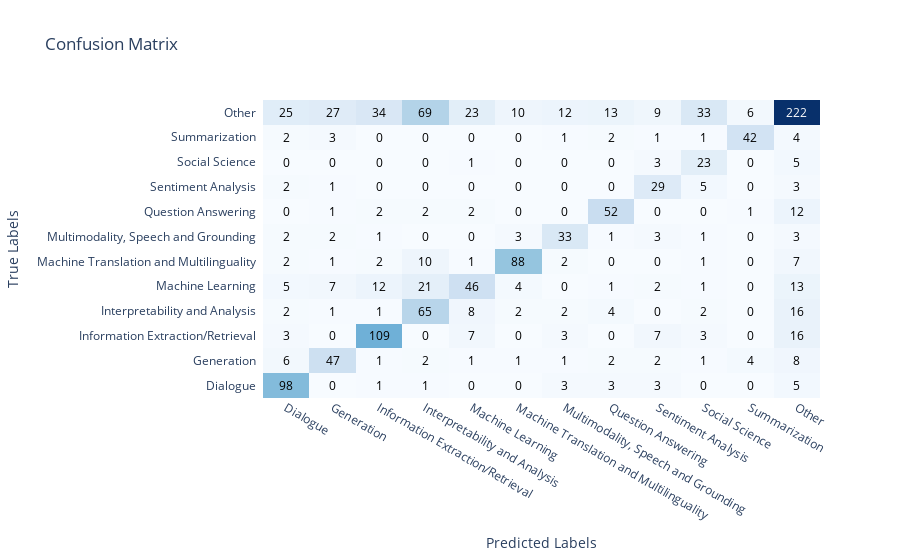

Write notebook code for a chart like this one.
### Code cell
import plotly.express as px
import plotly.figure_factory as ff
import numpy as np
from sklearn.metrics import confusion_matrix, f1_score

cm = confusion_matrix(y_true, y_pred)
labels = list(label_encoder.inverse_transform(list(range(OUTPUT_SIZE))))

other_label = 'Other'
sorted_labels = sorted([label for label in labels if label != other_label])
sorted_labels.append(other_label)

label_to_sorted_index = {label: index for index, label in enumerate(sorted_labels)}
sorted_cm = np.zeros_like(cm)

for i, label1 in enumerate(labels):
    for j, label2 in enumerate(labels):
        sorted_i = label_to_sorted_index[label1]
        sorted_j = label_to_sorted_index[label2]
        sorted_cm[sorted_i, sorted_j] = cm[i, j]

fig = ff.create_annotated_heatmap(
    z=sorted_cm, 
    x=sorted_labels, 
    y=sorted_labels, 
    colorscale='Blues'
)

fig.update_layout(
    title='Confusion Matrix',
    xaxis=dict(title='Predicted Labels', side='bottom'),
    yaxis=dict(title='True Labels'),
    height=700
)

fig.show()

score_macro = f1_score(y_true, y_pred, average='macro')
print("F1 Macro Score:", score_macro)
score_micro = f1_score(y_true, y_pred, average='micro')
print("F1 Micro Score:", score_micro)

### Figure 1 — Plotly figure (JSON) as saved in the notebook; plotly's stock layout.template omitted (floating-point values rounded to 4 significant figures; data arrays with more than 128 entries replaced by an {"elided": "..."} marker saying what was removed)
{"data": [{"colorscale": [[0, "rgb(247,251,255)"], [0.125, "rgb(222,235,247)"], [0.25, "rgb(198,219,239)"], [0.375, "rgb(158,202,225)"], [0.5, "rgb(107,174,214)"], [0.625, "rgb(66,146,198)"], [0.75, "rgb(33,113,181)"], [0.875, "rgb(8,81,156)"], [1, "rgb(8,48,107)"]], "reversescale": false, "showscale": false, "type": "heatmap", "x": ["Dialogue", "Generation", "Information Extraction/Retrieval", "Interpretability and Analysis", "Machine Learning", "Machine Translation and Multilinguality", "Multimodality, Speech and Grounding", "Question Answering", "Sentiment Analysis", "Social Science", "Summarization", "Other"], "y": ["Dialogue", "Generation", "Information Extraction/Retrieval", "Interpretability and Analysis", "Machine Learning", "Machine Translation and Multilinguality", "Multimodality, Speech and Grounding", "Question Answering", "Sentiment Analysis", "Social Science", "Summarization", "Other"], "z": {"elided": "12x12 int values"}}], "layout": {"annotations": [{"font": {"color": "#000000"}, "showarrow": false, "text": "98", "x": "Dialogue", "xref": "x", "y": "Dialogue", "yref": "y"}, {"font": {"color": "#000000"}, "showarrow": false, "text": "0", "x": "Generation", "xref": "x", "y": "Dialogue", "yref": "y"}, {"font": {"color": "#000000"}, "showarrow": false, "text": "1", "x": "Information Extraction/Retrieval", "xref": "x", "y": "Dialogue", "yref": "y"}, {"font": {"color": "#000000"}, "showarrow": false, "text": "1", "x": "Interpretability and Analysis", "xref": "x", "y": "Dialogue", "yref": "y"}, {"font": {"color": "#000000"}, "showarrow": false, "text": "0", "x": "Machine Learning", "xref": "x", "y": "Dialogue", "yref": "y"}, {"font": {"color": "#000000"}, "showarrow": false, "text": "0", "x": "Machine Translation and Multilinguality", "xref": "x", "y": "Dialogue", "yref": "y"}, {"font": {"color": "#000000"}, "showarrow": false, "text": "3", "x": "Multimodality, Speech and Grounding", "xref": "x", "y": "Dialogue", "yref": "y"}, {"font": {"color": "#000000"}, "showarrow": false, "text": "3", "x": "Question Answering", "xref": "x", "y": "Dialogue", "yref": "y"}, {"font": {"color": "#000000"}, "showarrow": false, "text": "3", "x": "Sentiment Analysis", "xref": "x", "y": "Dialogue", "yref": "y"}, {"font": {"color": "#000000"}, "showarrow": false, "text": "0", "x": "Social Science", "xref": "x", "y": "Dialogue", "yref": "y"}, {"font": {"color": "#000000"}, "showarrow": false, "text": "0", "x": "Summarization", "xref": "x", "y": "Dialogue", "yref": "y"}, {"font": {"color": "#000000"}, "showarrow": false, "text": "5", "x": "Other", "xref": "x", "y": "Dialogue", "yref": "y"}, {"font": {"color": "#000000"}, "showarrow": false, "text": "6", "x": "Dialogue", "xref": "x", "y": "Generation", "yref": "y"}, {"font": {"color": "#000000"}, "showarrow": false, "text": "47", "x": "Generation", "xref": "x", "y": "Generation", "yref": "y"}, {"font": {"color": "#000000"}, "showarrow": false, "text": "1", "x": "Information Extraction/Retrieval", "xref": "x", "y": "Generation", "yref": "y"}, {"font": {"color": "#000000"}, "showarrow": false, "text": "2", "x": "Interpretability and Analysis", "xref": "x", "y": "Generation", "yref": "y"}, {"font": {"color": "#000000"}, "showarrow": false, "text": "1", "x": "Machine Learning", "xref": "x", "y": "Generation", "yref": "y"}, {"font": {"color": "#000000"}, "showarrow": false, "text": "1", "x": "Machine Translation and Multilinguality", "xref": "x", "y": "Generation", "yref": "y"}, {"font": {"color": "#000000"}, "showarrow": false, "text": "1", "x": "Multimodality, Speech and Grounding", "xref": "x", "y": "Generation", "yref": "y"}, {"font": {"color": "#000000"}, "showarrow": false, "text": "2", "x": "Question Answering", "xref": "x", "y": "Generation", "yref": "y"}, {"font": {"color": "#000000"}, "showarrow": false, "text": "2", "x": "Sentiment Analysis", "xref": "x", "y": "Generation", "yref": "y"}, {"font": {"color": "#000000"}, "showarrow": false, "text": "1", "x": "Social Science", "xref": "x", "y": "Generation", "yref": "y"}, {"font": {"color": "#000000"}, "showarrow": false, "text": "4", "x": "Summarization", "xref": "x", "y": "Generation", "yref": "y"}, {"font": {"color": "#000000"}, "showarrow": false, "text": "8", "x": "Other", "xref": "x", "y": "Generation", "yref": "y"}, {"font": {"color": "#000000"}, "showarrow": false, "text": "3", "x": "Dialogue", "xref": "x", "y": "Information Extraction/Retrieval", "yref": "y"}, {"font": {"color": "#000000"}, "showarrow": false, "text": "0", "x": "Generation", "xref": "x", "y": "Information Extraction/Retrieval", "yref": "y"}, {"font": {"color": "#000000"}, "showarrow": false, "text": "109", "x": "Information Extraction/Retrieval", "xref": "x", "y": "Information Extraction/Retrieval", "yref": "y"}, {"font": {"color": "#000000"}, "showarrow": false, "text": "0", "x": "Interpretability and Analysis", "xref": "x", "y": "Information Extraction/Retrieval", "yref": "y"}, {"font": {"color": "#000000"}, "showarrow": false, "text": "7", "x": "Machine Learning", "xref": "x", "y": "Information Extraction/Retrieval", "yref": "y"}, {"font": {"color": "#000000"}, "showarrow": false, "text": "0", "x": "Machine Translation and Multilinguality", "xref": "x", "y": "Information Extraction/Retrieval", "yref": "y"}, {"font": {"color": "#000000"}, "showarrow": false, "text": "3", "x": "Multimodality, Speech and Grounding", "xref": "x", "y": "Information Extraction/Retrieval", "yref": "y"}, {"font": {"color": "#000000"}, "showarrow": false, "text": "0", "x": "Question Answering", "xref": "x", "y": "Information Extraction/Retrieval", "yref": "y"}, {"font": {"color": "#000000"}, "showarrow": false, "text": "7", "x": "Sentiment Analysis", "xref": "x", "y": "Information Extraction/Retrieval", "yref": "y"}, {"font": {"color": "#000000"}, "showarrow": false, "text": "3", "x": "Social Science", "xref": "x", "y": "Information Extraction/Retrieval", "yref": "y"}, {"font": {"color": "#000000"}, "showarrow": false, "text": "0", "x": "Summarization", "xref": "x", "y": "Information Extraction/Retrieval", "yref": "y"}, {"font": {"color": "#000000"}, "showarrow": false, "text": "16", "x": "Other", "xref": "x", "y": "Information Extraction/Retrieval", "yref": "y"}, {"font": {"color": "#000000"}, "showarrow": false, "text": "2", "x": "Dialogue", "xref": "x", "y": "Interpretability and Analysis", "yref": "y"}, {"font": {"color": "#000000"}, "showarrow": false, "text": "1", "x": "Generation", "xref": "x", "y": "Interpretability and Analysis", "yref": "y"}, {"font": {"color": "#000000"}, "showarrow": false, "text": "1", "x": "Information Extraction/Retrieval", "xref": "x", "y": "Interpretability and Analysis", "yref": "y"}, {"font": {"color": "#000000"}, "showarrow": false, "text": "65", "x": "Interpretability and Analysis", "xref": "x", "y": "Interpretability and Analysis", "yref": "y"}, {"font": {"color": "#000000"}, "showarrow": false, "text": "8", "x": "Machine Learning", "xref": "x", "y": "Interpretability and Analysis", "yref": "y"}, {"font": {"color": "#000000"}, "showarrow": false, "text": "2", "x": "Machine Translation and Multilinguality", "xref": "x", "y": "Interpretability and Analysis", "yref": "y"}, {"font": {"color": "#000000"}, "showarrow": false, "text": "2", "x": "Multimodality, Speech and Grounding", "xref": "x", "y": "Interpretability and Analysis", "yref": "y"}, {"font": {"color": "#000000"}, "showarrow": false, "text": "4", "x": "Question Answering", "xref": "x", "y": "Interpretability and Analysis", "yref": "y"}, {"font": {"color": "#000000"}, "showarrow": false, "text": "0", "x": "Sentiment Analysis", "xref": "x", "y": "Interpretability and Analysis", "yref": "y"}, {"font": {"color": "#000000"}, "showarrow": false, "text": "2", "x": "Social Science", "xref": "x", "y": "Interpretability and Analysis", "yref": "y"}, {"font": {"color": "#000000"}, "showarrow": false, "text": "0", "x": "Summarization", "xref": "x", "y": "Interpretability and Analysis", "yref": "y"}, {"font": {"color": "#000000"}, "showarrow": false, "text": "16", "x": "Other", "xref": "x", "y": "Interpretability and Analysis", "yref": "y"}, {"font": {"color": "#000000"}, "showarrow": false, "text": "5", "x": "Dialogue", "xref": "x", "y": "Machine Learning", "yref": "y"}, {"font": {"color": "#000000"}, "showarrow": false, "text": "7", "x": "Generation", "xref": "x", "y": "Machine Learning", "yref": "y"}, {"font": {"color": "#000000"}, "showarrow": false, "text": "12", "x": "Information Extraction/Retrieval", "xref": "x", "y": "Machine Learning", "yref": "y"}, {"font": {"color": "#000000"}, "showarrow": false, "text": "21", "x": "Interpretability and Analysis", "xref": "x", "y": "Machine Learning", "yref": "y"}, {"font": {"color": "#000000"}, "showarrow": false, "text": "46", "x": "Machine Learning", "xref": "x", "y": "Machine Learning", "yref": "y"}, {"font": {"color": "#000000"}, "showarrow": false, "text": "4", "x": "Machine Translation and Multilinguality", "xref": "x", "y": "Machine Learning", "yref": "y"}, {"font": {"color": "#000000"}, "showarrow": false, "text": "0", "x": "Multimodality, Speech and Grounding", "xref": "x", "y": "Machine Learning", "yref": "y"}, {"font": {"color": "#000000"}, "showarrow": false, "text": "1", "x": "Question Answering", "xref": "x", "y": "Machine Learning", "yref": "y"}, {"font": {"color": "#000000"}, "showarrow": false, "text": "2", "x": "Sentiment Analysis", "xref": "x", "y": "Machine Learning", "yref": "y"}, {"font": {"color": "#000000"}, "showarrow": false, "text": "1", "x": "Social Science", "xref": "x", "y": "Machine Learning", "yref": "y"}, {"font": {"color": "#000000"}, "showarrow": false, "text": "0", "x": "Summarization", "xref": "x", "y": "Machine Learning", "yref": "y"}, {"font": {"color": "#000000"}, "showarrow": false, "text": "13", "x": "Other", "xref": "x", "y": "Machine Learning", "yref": "y"}, {"font": {"color": "#000000"}, "showarrow": false, "text": "2", "x": "Dialogue", "xref": "x", "y": "Machine Translation and Multilinguality", "yref": "y"}, {"font": {"color": "#000000"}, "showarrow": false, "text": "1", "x": "Generation", "xref": "x", "y": "Machine Translation and Multilinguality", "yref": "y"}, {"font": {"color": "#000000"}, "showarrow": false, "text": "2", "x": "Information Extraction/Retrieval", "xref": "x", "y": "Machine Translation and Multilinguality", "yref": "y"}, {"font": {"color": "#000000"}, "showarrow": false, "text": "10", "x": "Interpretability and Analysis", "xref": "x", "y": "Machine Translation and Multilinguality", "yref": "y"}, {"font": {"color": "#000000"}, "showarrow": false, "text": "1", "x": "Machine Learning", "xref": "x", "y": "Machine Translation and Multilinguality", "yref": "y"}, {"font": {"color": "#000000"}, "showarrow": false, "text": "88", "x": "Machine Translation and Multilinguality", "xref": "x", "y": "Machine Translation and Multilinguality", "yref": "y"}, {"font": {"color": "#000000"}, "showarrow": false, "text": "2", "x": "Multimodality, Speech and Grounding", "xref": "x", "y": "Machine Translation and Multilinguality", "yref": "y"}, {"font": {"color": "#000000"}, "showarrow": false, "text": "0", "x": "Question Answering", "xref": "x", "y": "Machine Translation and Multilinguality", "yref": "y"}, {"font": {"color": "#000000"}, "showarrow": false, "text": "0", "x": "Sentiment Analysis", "xref": "x", "y": "Machine Translation and Multilinguality", "yref": "y"}, {"font": {"color": "#000000"}, "showarrow": false, "text": "1", "x": "Social Science", "xref": "x", "y": "Machine Translation and Multilinguality", "yref": "y"}, {"font": {"color": "#000000"}, "showarrow": false, "text": "0", "x": "Summarization", "xref": "x", "y": "Machine Translation and Multilinguality", "yref": "y"}, {"font": {"color": "#000000"}, "showarrow": false, "text": "7", "x": "Other", "xref": "x", "y": "Machine Translation and Multilinguality", "yref": "y"}, {"font": {"color": "#000000"}, "showarrow": false, "text": "2", "x": "Dialogue", "xref": "x", "y": "Multimodality, Speech and Grounding", "yref": "y"}, {"font": {"color": "#000000"}, "showarrow": false, "text": "2", "x": "Generation", "xref": "x", "y": "Multimodality, Speech and Grounding", "yref": "y"}, {"font": {"color": "#000000"}, "showarrow": false, "text": "1", "x": "Information Extraction/Retrieval", "xref": "x", "y": "Multimodality, Speech and Grounding", "yref": "y"}, {"font": {"color": "#000000"}, "showarrow": false, "text": "0", "x": "Interpretability and Analysis", "xref": "x", "y": "Multimodality, Speech and Grounding", "yref": "y"}, {"font": {"color": "#000000"}, "showarrow": false, "text": "0", "x": "Machine Learning", "xref": "x", "y": "Multimodality, Speech and Grounding", "yref": "y"}, {"font": {"color": "#000000"}, "showarrow": false, "text": "3", "x": "Machine Translation and Multilinguality", "xref": "x", "y": "Multimodality, Speech and Grounding", "yref": "y"}, {"font": {"color": "#000000"}, "showarrow": false, "text": "33", "x": "Multimodality, Speech and Grounding", "xref": "x", "y": "Multimodality, Speech and Grounding", "yref": "y"}, {"font": {"color": "#000000"}, "showarrow": false, "text": "1", "x": "Question Answering", "xref": "x", "y": "Multimodality, Speech and Grounding", "yref": "y"}, {"font": {"color": "#000000"}, "showarrow": false, "text": "3", "x": "Sentiment Analysis", "xref": "x", "y": "Multimodality, Speech and Grounding", "yref": "y"}, {"font": {"color": "#000000"}, "showarrow": false, "text": "1", "x": "Social Science", "xref": "x", "y": "Multimodality, Speech and Grounding", "yref": "y"}, {"font": {"color": "#000000"}, "showarrow": false, "text": "0", "x": "Summarization", "xref": "x", "y": "Multimodality, Speech and Grounding", "yref": "y"}, {"font": {"color": "#000000"}, "showarrow": false, "text": "3", "x": "Other", "xref": "x", "y": "Multimodality, Speech and Grounding", "yref": "y"}, {"font": {"color": "#000000"}, "showarrow": false, "text": "0", "x": "Dialogue", "xref": "x", "y": "Question Answering", "yref": "y"}, {"font": {"color": "#000000"}, "showarrow": false, "text": "1", "x": "Generation", "xref": "x", "y": "Question Answering", "yref": "y"}, {"font": {"color": "#000000"}, "showarrow": false, "text": "2", "x": "Information Extraction/Retrieval", "xref": "x", "y": "Question Answering", "yref": "y"}, {"font": {"color": "#000000"}, "showarrow": false, "text": "2", "x": "Interpretability and Analysis", "xref": "x", "y": "Question Answering", "yref": "y"}, {"font": {"color": "#000000"}, "showarrow": false, "text": "2", "x": "Machine Learning", "xref": "x", "y": "Question Answering", "yref": "y"}, {"font": {"color": "#000000"}, "showarrow": false, "text": "0", "x": "Machine Translation and Multilinguality", "xref": "x", "y": "Question Answering", "yref": "y"}, {"font": {"color": "#000000"}, "showarrow": false, "text": "0", "x": "Multimodality, Speech and Grounding", "xref": "x", "y": "Question Answering", "yref": "y"}, {"font": {"color": "#000000"}, "showarrow": false, "text": "52", "x": "Question Answering", "xref": "x", "y": "Question Answering", "yref": "y"}, {"font": {"color": "#000000"}, "showarrow": false, "text": "0", "x": "Sentiment Analysis", "xref": "x", "y": "Question Answering", "yref": "y"}, {"font": {"color": "#000000"}, "showarrow": false, "text": "0", "x": "Social Science", "xref": "x", "y": "Question Answering", "yref": "y"}, {"font": {"color": "#000000"}, "showarrow": false, "text": "1", "x": "Summarization", "xref": "x", "y": "Question Answering", "yref": "y"}, {"font": {"color": "#000000"}, "showarrow": false, "text": "12", "x": "Other", "xref": "x", "y": "Question Answering", "yref": "y"}, {"font": {"color": "#000000"}, "showarrow": false, "text": "2", "x": "Dialogue", "xref": "x", "y": "Sentiment Analysis", "yref": "y"}, {"font": {"color": "#000000"}, "showarrow": false, "text": "1", "x": "Generation", "xref": "x", "y": "Sentiment Analysis", "yref": "y"}, {"font": {"color": "#000000"}, "showarrow": false, "text": "0", "x": "Information Extraction/Retrieval", "xref": "x", "y": "Sentiment Analysis", "yref": "y"}, {"font": {"color": "#000000"}, "showarrow": false, "text": "0", "x": "Interpretability and Analysis", "xref": "x", "y": "Sentiment Analysis", "yref": "y"}, {"font": {"color": "#000000"}, "showarrow": false, "text": "0", "x": "Machine Learning", "xref": "x", "y": "Sentiment Analysis", "yref": "y"}, {"font": {"color": "#000000"}, "showarrow": false, "text": "0", "x": "Machine Translation and Multilinguality", "xref": "x", "y": "Sentiment Analysis", "yref": "y"}, {"font": {"color": "#000000"}, "showarrow": false, "text": "0", "x": "Multimodality, Speech and Grounding", "xref": "x", "y": "Sentiment Analysis", "yref": "y"}, {"font": {"color": "#000000"}, "showarrow": false, "text": "0", "x": "Question Answering", "xref": "x", "y": "Sentiment Analysis", "yref": "y"}, {"font": {"color": "#000000"}, "showarrow": false, "text": "29", "x": "Sentiment Analysis", "xref": "x", "y": "Sentiment Analysis", "yref": "y"}, {"font": {"color": "#000000"}, "showarrow": false, "text": "5", "x": "Social Science", "xref": "x", "y": "Sentiment Analysis", "yref": "y"}, {"font": {"color": "#000000"}, "showarrow": false, "text": "0", "x": "Summarization", "xref": "x", "y": "Sentiment Analysis", "yref": "y"}, {"font": {"color": "#000000"}, "showarrow": false, "text": "3", "x": "Other", "xref": "x", "y": "Sentiment Analysis", "yref": "y"}, {"font": {"color": "#000000"}, "showarrow": false, "text": "0", "x": "Dialogue", "xref": "x", "y": "Social Science", "yref": "y"}, {"font": {"color": "#000000"}, "showarrow": false, "text": "0", "x": "Generation", "xref": "x", "y": "Social Science", "yref": "y"}, {"font": {"color": "#000000"}, "showarrow": false, "text": "0", "x": "Information Extraction/Retrieval", "xref": "x", "y": "Social Science", "yref": "y"}, {"font": {"color": "#000000"}, "showarrow": false, "text": "0", "x": "Interpretability and Analysis", "xref": "x", "y": "Social Science", "yref": "y"}, {"font": {"color": "#000000"}, "showarrow": false, "text": "1", "x": "Machine Learning", "xref": "x", "y": "Social Science", "yref": "y"}, {"font": {"color": "#000000"}, "showarrow": false, "text": "0", "x": "Machine Translation and Multilinguality", "xref": "x", "y": "Social Science", "yref": "y"}, {"font": {"color": "#000000"}, "showarrow": false, "text": "0", "x": "Multimodality, Speech and Grounding", "xref": "x", "y": "Social Science", "yref": "y"}, {"font": {"color": "#000000"}, "showarrow": false, "text": "0", "x": "Question Answering", "xref": "x", "y": "Social Science", "yref": "y"}, {"font": {"color": "#000000"}, "showarrow": false, "text": "3", "x": "Sentiment Analysis", "xref": "x", "y": "Social Science", "yref": "y"}, {"font": {"color": "#000000"}, "showarrow": false, "text": "23", "x": "Social Science", "xref": "x", "y": "Social Science", "yref": "y"}, {"font": {"color": "#000000"}, "showarrow": false, "text": "0", "x": "Summarization", "xref": "x", "y": "Social Science", "yref": "y"}, {"font": {"color": "#000000"}, "showarrow": false, "text": "5", "x": "Other", "xref": "x", "y": "Social Science", "yref": "y"}, {"font": {"color": "#000000"}, "showarrow": false, "text": "2", "x": "Dialogue", "xref": "x", "y": "Summarization", "yref": "y"}, {"font": {"color": "#000000"}, "showarrow": false, "text": "3", "x": "Generation", "xref": "x", "y": "Summarization", "yref": "y"}, {"font": {"color": "#000000"}, "showarrow": false, "text": "0", "x": "Information Extraction/Retrieval", "xref": "x", "y": "Summarization", "yref": "y"}, {"font": {"color": "#000000"}, "showarrow": false, "text": "0", "x": "Interpretability and Analysis", "xref": "x", "y": "Summarization", "yref": "y"}, {"font": {"color": "#000000"}, "showarrow": false, "text": "0", "x": "Machine Learning", "xref": "x", "y": "Summarization", "yref": "y"}, {"font": {"color": "#000000"}, "showarrow": false, "text": "0", "x": "Machine Translation and Multilinguality", "xref": "x", "y": "Summarization", "yref": "y"}, {"font": {"color": "#000000"}, "showarrow": false, "text": "1", "x": "Multimodality, Speech and Grounding", "xref": "x", "y": "Summarization", "yref": "y"}, {"font": {"color": "#000000"}, "showarrow": false, "text": "2", "x": "Question Answering", "xref": "x", "y": "Summarization", "yref": "y"}, {"font": {"color": "#000000"}, "showarrow": false, "text": "1", "x": "Sentiment Analysis", "xref": "x", "y": "Summarization", "yref": "y"}, {"font": {"color": "#000000"}, "showarrow": false, "text": "1", "x": "Social Science", "xref": "x", "y": "Summarization", "yref": "y"}, {"font": {"color": "#000000"}, "showarrow": false, "text": "42", "x": "Summarization", "xref": "x", "y": "Summarization", "yref": "y"}, {"font": {"color": "#000000"}, "showarrow": false, "text": "4", "x": "Other", "xref": "x", "y": "Summarization", "yref": "y"}, {"font": {"color": "#000000"}, "showarrow": false, "text": "25", "x": "Dialogue", "xref": "x", "y": "Other", "yref": "y"}, {"font": {"color": "#000000"}, "showarrow": false, "text": "27", "x": "Generation", "xref": "x", "y": "Other", "yref": "y"}, {"font": {"color": "#000000"}, "showarrow": false, "text": "34", "x": "Information Extraction/Retrieval", "xref": "x", "y": "Other", "yref": "y"}, {"font": {"color": "#000000"}, "showarrow": false, "text": "69", "x": "Interpretability and Analysis", "xref": "x", "y": "Other", "yref": "y"}, {"font": {"color": "#000000"}, "showarrow": false, "text": "23", "x": "Machine Learning", "xref": "x", "y": "Other", "yref": "y"}, {"font": {"color": "#000000"}, "showarrow": false, "text": "10", "x": "Machine Translation and Multilinguality", "xref": "x", "y": "Other", "yref": "y"}, {"font": {"color": "#000000"}, "showarrow": false, "text": "12", "x": "Multimodality, Speech and Grounding", "xref": "x", "y": "Other", "yref": "y"}, {"font": {"color": "#000000"}, "showarrow": false, "text": "13", "x": "Question Answering", "xref": "x", "y": "Other", "yref": "y"}, {"font": {"color": "#000000"}, "showarrow": false, "text": "9", "x": "Sentiment Analysis", "xref": "x", "y": "Other", "yref": "y"}, {"font": {"color": "#000000"}, "showarrow": false, "text": "33", "x": "Social Science", "xref": "x", "y": "Other", "yref": "y"}, {"font": {"color": "#000000"}, "showarrow": false, "text": "6", "x": "Summarization", "xref": "x", "y": "Other", "yref": "y"}, {"font": {"color": "#FFFFFF"}, "showarrow": false, "text": "222", "x": "Other", "xref": "x", "y": "Other", "yref": "y"}], "autosize": true, "title": {"text": "Confusion Matrix"}, "xaxis": {"autorange": true, "dtick": 1, "gridcolor": "rgb(0, 0, 0)", "range": [-0.5, 11.5], "side": "bottom", "ticks": "", "title": {"text": "Predicted Labels"}, "type": "category"}, "yaxis": {"autorange": true, "dtick": 1, "range": [-0.5, 11.5], "ticks": "", "ticksuffix": "  ", "title": {"text": "True Labels"}, "type": "category"}}}
